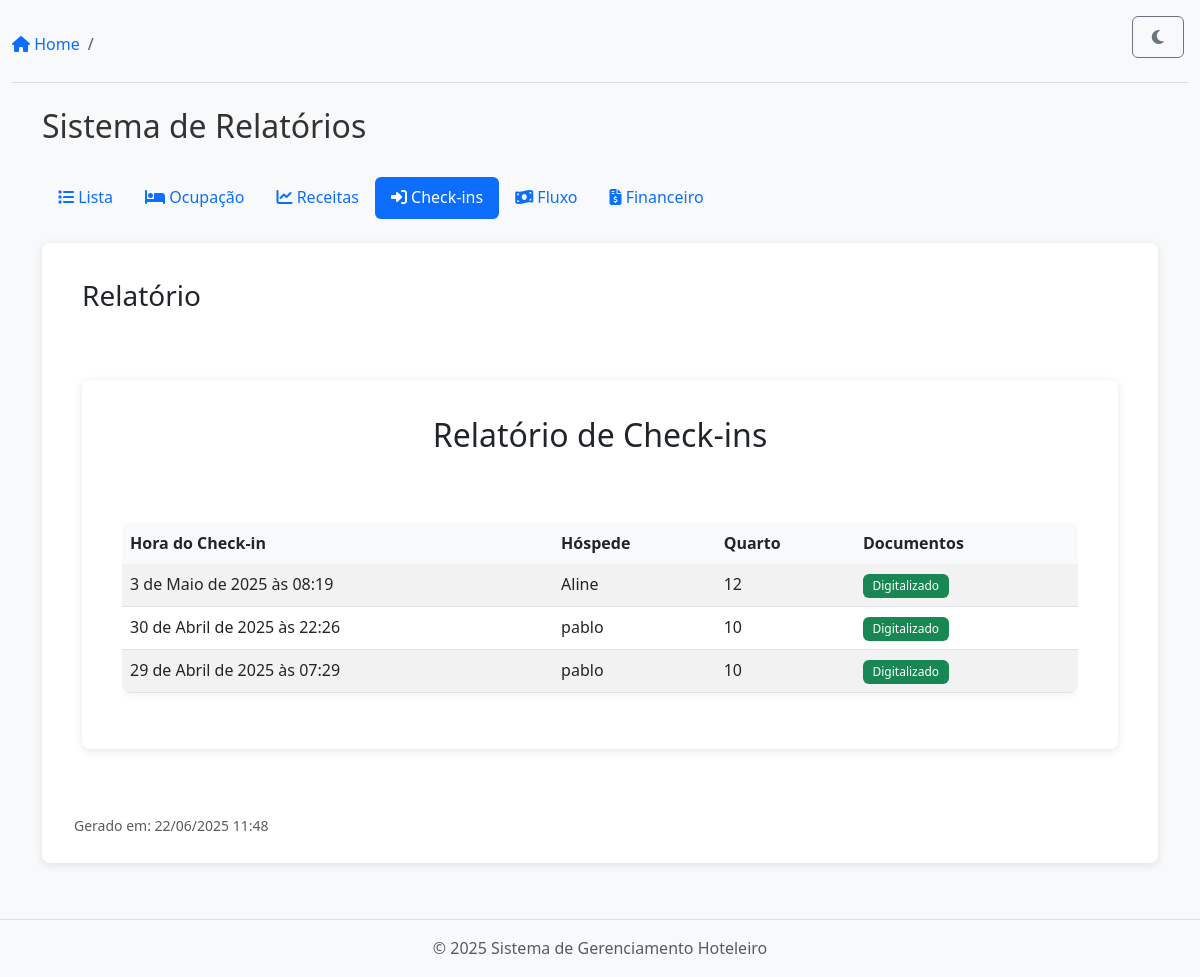
Page /reports/checkins/ on the committed database.
### apps/checkin_checkout/models.py (models this page shows, shortened)
class CheckIn(models.Model):
    reservation = models.OneToOneField(Reservation, on_delete=models.CASCADE)
    document_scanned = models.BooleanField(default=False)
    check_in_time = models.DateTimeField(auto_now_add=True)
    notes = models.TextField(blank=True, null=True)
    completed = models.BooleanField(default=False)

### apps/reservations/models.py (models this page shows, shortened)
class Reservation(models.Model):
    STATUS_CHOICES = [
        ('pending', 'Pending'),
        ('confirmed', 'Confirmed'),
        ('cancelled', 'Cancelled'),
        ('checked_in', 'Checked In'),   # Status adicionado
        ('checked_out', 'Checked Out'), # Status adicionado
    ]
    guest_name = models.CharField(max_length=255)
    guest_email = models.EmailField(blank=True, null=True)
    room = models.ForeignKey('rooms.Room', on_delete=models.CASCADE)
    check_in_date = models.DateField()
    check_out_date = models.DateField()
    status = models.CharField(max_length=12, choices=STATUS_CHOICES, default='pending')  # Aumentei max_length para acomodar 'checked_out'
    notes = models.TextField(blank=True, null=True)
    checked_in = models.BooleanField(default=False)
    checked_out = models.BooleanField(default=False)
    check_in_time = models.DateTimeField(null=True, blank=True)
    check_out_time = models.DateTimeField(null=True, blank=True)
    created_at = models.DateTimeField(auto_now_add=True)
    updated_at = models.DateTimeField(auto_now=True)

### apps/rooms/models.py (models this page shows, shortened)
class Room(models.Model):
    ROOM_TYPES = [
        ('single', 'Single'),
        ('double', 'Double'),
        ('suite', 'Suite'),
    ]
    number = models.CharField(max_length=10, unique=True)
    room_type = models.CharField(max_length=10, choices=ROOM_TYPES)
    status = models.CharField(max_length=20, default='clean')
    description = models.TextField(blank=True, null=True)
    created_at = models.DateTimeField(auto_now_add=True)
    updated_at = models.DateTimeField(auto_now=True)

### apps/reports/views.py (the view)
# urls.py: path('checkins/', views.checkins_report, name='checkins'),
def checkins_report(request: HttpRequest) -> HttpResponse:
    checkins = CheckIn.objects.select_related('reservation').order_by('-check_in_time')
    context = {
        'checkins': checkins
    }
    return render(request, 'reports/checkins.html', context)

### templates/reports/checkins.html
{% extends 'reports/base_reports.html' %}
{% block report_content %}
<div class="card">
    <div class="card-header">
        <h2>Relatório de Check-ins</h2>
    </div>
    <div class="card-body">
        <div class="table-responsive">
            <table class="table table-striped">
                <thead>
                    <tr>
                        <th>Hora do Check-in</th>
                        <th>Hóspede</th>
                        <th>Quarto</th>
                        <th>Documentos</th>
                    </tr>
                </thead>
                <tbody>
                    {% for checkin in checkins %}
                    <tr>
                        <td>{{ checkin.check_in_time }}</td>
                        <td>{{ checkin.reservation.guest_name }}</td>
                        <td>{{ checkin.reservation.room.number }}</td>
                        <td>
                            {% if checkin.document_scanned %}
                                <span class="badge bg-success">Digitalizado</span>
                            {% else %}
                                <span class="badge bg-warning">Pendente</span>
                            {% endif %}
                        </td>
                    </tr>
                    {% endfor %}
                </tbody>
            </table>
        </div>
    </div>
</div>
{% endblock %}

### static/css/styles.css (style rules this page uses)
:root { --primary-color: #0d6efd; --secondary-color: #f8f9fa; --text-color: #333; --border-color: #ddd; --success-color: #198754; --danger-color: #dc3545; --warning-color: #ffc107; --info-color: #0dcaf0; }
body { font-family: 'Segoe UI', Tahoma, Geneva, Verdana, sans-serif; line-height: 1.6; margin: 0; padding: 0; color: var(--text-color); min-height: 100vh; display: flex; flex-direction: column; background: #f8f9fa; transition: background 0.2s, color 0.2s; }
.card { border: none; border-radius: 10px; box-shadow: 0 2px 10px rgba(0, 0, 0, 0.08); transition: transform 0.2s, box-shadow 0.2s; }
.card-header { border-bottom: none; background-color: transparent; font-weight: 600; padding: 1.25rem 1.5rem; }
.card-body { padding: 1.5rem; }
.table { border-radius: 8px; overflow: hidden; box-shadow: 0 2px 10px rgba(0, 0, 0, 0.05); }
.table thead th { background-color: var(--secondary-color); border-bottom: none; font-weight: 600; }
.badge { font-weight: 500; padding: 0.5em 0.8em; border-radius: 6px; }
.card { margin-bottom: 2rem; padding: 1rem; border-radius: 8px; box-shadow: 0 2px 10px rgba(0, 0, 0, 0.1); }
.card-header { text-align: center; font-weight: bold; font-size: 1.5rem; margin-bottom: 1rem; }

### rows in the picture
CheckIn: check_in_time "3 de Maio de 2025 às 08:19", reservation.guest_name "Aline", reservation.room.number "12", document_scanned "Digitalizado"
CheckIn: check_in_time "30 de Abril de 2025 às 22:26", reservation.guest_name "pablo", reservation.room.number "10", document_scanned "Digitalizado"
CheckIn: check_in_time "29 de Abril de 2025 às 07:29", reservation.guest_name "pablo", reservation.room.number "10", document_scanned "Digitalizado"
